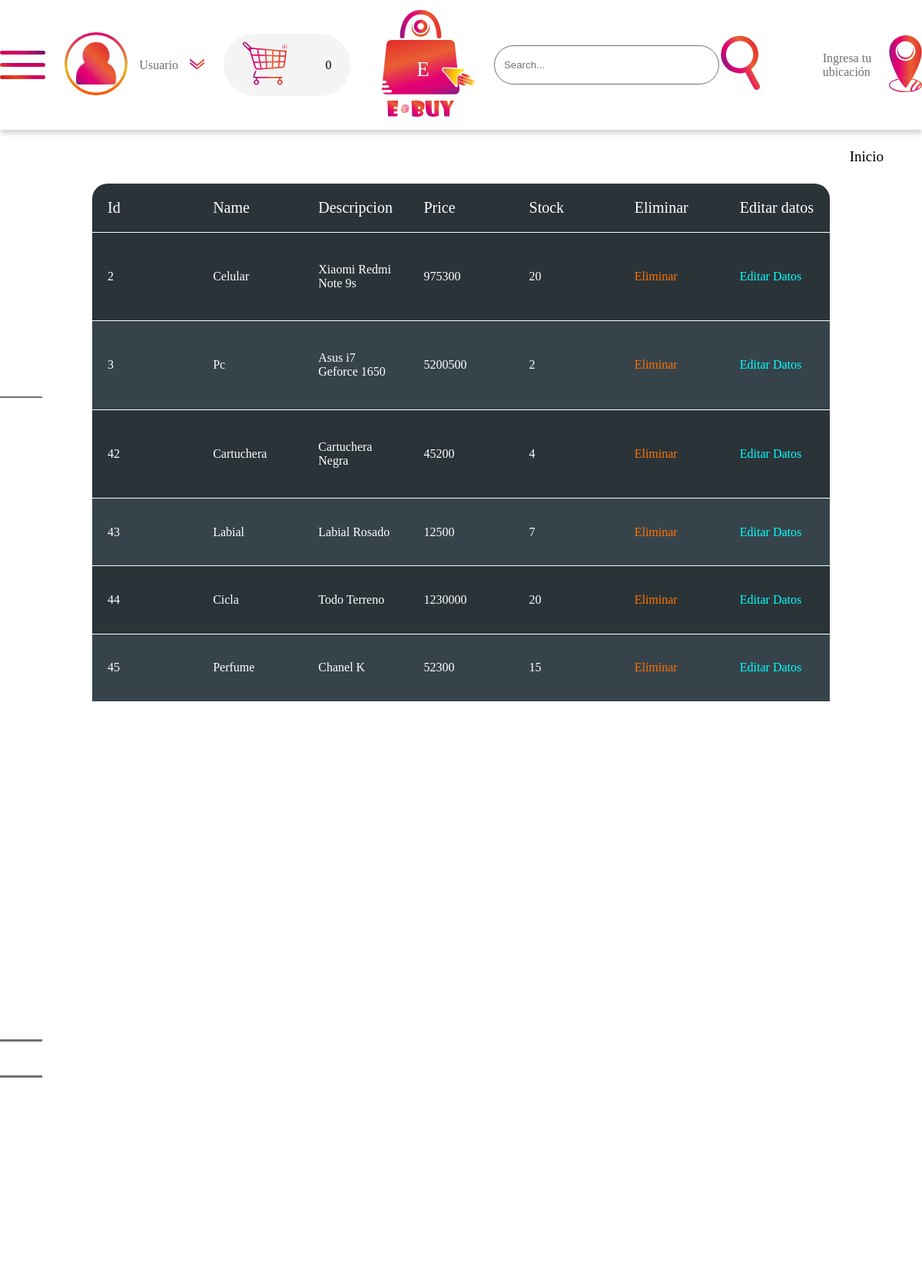
The app's page /db with its own data.
### tables this page shows
CREATE TABLE Producto (Id INTEGER PRIMARY KEY AUTOINCREMENT, name TIME NOT NULL, Descripcion TEXT NOT NULL, Price INTEGER, Stock INTEGER);

### app.py (the view)
@app.route('/db', methods=('GET', 'POST'))
def base():
    db = get_db()
    cur = db.cursor()
    cur.execute('SELECT * FROM  Producto')
    data = cur.fetchall()
    print(data)
    return render_template( 'db.html', datoss = data) #Se pasa un parametro para ver los datos

### app.py (called while the page is built)
@app.before_request
def logged():
    user_id = session.get( 'user_id')
    if user_id is None:
        g.user = None
    else:
        g.user = get_db().execute('SELECT * FROM usuario WHERE id=?', (user_id,)).fetchone()

### db.py (called while the page is built)
def get_db():
    try:
        if 'db' not in g:
            g.db = sqlite3.connect('data.db')          #Conexion a la base de datos
            g.db.row_factory = sqlite3.Row  #Debuelve las filas que estan en tuplas permite acceder a las columnas llamdas por el nombre
        return g.db
    except Error:
        print(Error)

### templates/db.html (shortened to what this page needs)
{% extends "header.html" %}
{% block content %}
<div class="hinicio">
    <a href="/Administrador">Inicio</a>
</div>
        <div class="datab">
                <table>
                    <thead>
                        <tr>
                            <th>Id</th>
                            <th>Name</th>
                            <th>Descripcion</th>
                            <th>Price</th>
                            <th>Stock</th>
                            <th>Eliminar</th>
                            <th>Editar datos</th>
                        </tr>
                    </thead>
                    <tbody>
                    {% for n in datoss %}
                    <tr>
                        <td>{{n.0}}</td>
                        <td>{{n.1}}</td>
                        <td>{{n.2}}</td>
                        <td>{{n.3}}</td>
                        <td>{{n.4}}</td>
                        <td>
                            <a class="eliminar" href="/Delete/{{n.0}}">Eliminar</a>
                        </td>
                        <td class="modifcenter">
                            <a class="modif" href="/edit/{{n.0}}">Editar Datos</a>
                        </td>
                    </tr>
                    {% endfor %}
                    </tbody>
                </table>
        </div>
{% endblock %}

### templates/header.html (shortened to what this page needs)
<!DOCTYPE html>
<html lang="en">
<head>
    <link rel="stylesheet" href="{{ url_for('static', filename='css/stylesAnadir.css') }}">
    <link rel="stylesheet" href="{{ url_for('static', filename='css/principal.css') }}">
</head>
<body>
<header>
    <div class="container">
        <nav>
            <img src="{{ url_for('static', filename='Img/Menu.svg') }}" alt="" class="m">
            <nav class="menu-navegacion">
                            <section class="contenedorA">
                                <section class="ladoB">
                                    <hr/>
                                </section>
                            </section>
                            <section class="contenedorB">
                                <section class="deseos">
                                   <div class="lineas">
                                    </div>
                                </section>
                            </section>
            </nav>
            <div class="usuario">
                <a href="#"><img src=" {{ url_for('static', filename='Img/foto.svg') }}" alt="" class="u"></a>
                <a class="par" href="#">Usuario</a>
                <a href="#"><img src=" {{ url_for('static', filename='Img/arrow.svg') }}" alt="" ></a>
            </div>
            <div class="cart">
                <a href="#"><img src="{{ url_for('static', filename='Img/cart_1.svg') }}" alt="" class="c"></a>
                <p>0</p>
            </div>
            <a href="#"><img src="{{ url_for('static', filename='Img/LogoR.svg') }}" alt="" class="l"></a>
            <div class="buscar">
                <input class="in" type="text" placeholder="Search..." id="se">
                <a href="#"><img src="{{ url_for('static', filename='Img/Search.svg') }}" alt="" class="s"></a>
            </div>
            <div class="location">
                <a href="#" class="ok">Ingresa tu ubicación</a>
                <a href="#"><img src="{{ url_for('static', filename='Img/Location.svg') }}" alt="" class="lo"></a>
            </div>
        </nav>
    </div>
</header>
<main>
    {% block content %}
    {% endblock %}
</main>
</body>
</html>

### static/css/stylesAnadir.css (style rules this page uses)
* { padding: 0; margin: 0; box-sizing: border-box; }
body { background: #f2f2f2; }
header { background: white; height: 169px; box-shadow: 0px 5px 6px #00000029; position: relative; z-index: 2; }
.container { width: 100%; max-width: 1670px; height: 169px; margin: 0 auto; display: flex; align-items: center; }
.container nav { display: flex; justify-content: space-between; align-items: center; }
.cart { width: 165px; height: 81px; background: #70707014 0% 0% no-repeat padding-box; border-radius: 44px; opacity: 1; display: flex; justify-content: space-around; align-items: center; }
nav { width: 100%; max-width: 1670px; }
nav a { text-decoration: none; font: normal normal normal 22px/30px; color: var(--unnamed-color-707070); color: #707070; }
nav div { display: inline-block }
.usuario { display: flex; justify-content: center; align-items: center; }
.usuario .par { margin: 0 15px; }
.location { display: flex; justify-content: end; align-items: center; }
.location .ok { width: 50%; }
.m { width: 59px; height: 37px; cursor: pointer; }
.u { width: 82px; height: 82px; }
.c { width: 58px; height: 57px; }
.l { width: 136px; height: 139px; }
.buscar { display: flex; justify-content: center; align-items: center; }
.in { width: 293px; height: 51px; border: 1px solid #707070; border-radius: 26px; opacity: 1; padding: 12px 12px 12px; outline: none; }
.s { width: 66px; height: 76px; transform: matrix(0.88, -0.47, 0.47, 0.88, 0, 0); }
.lo { width: 43px; height: 74px; }
.container .menu-navegacion { position: fixed; top: 0; left: 0; width: 50%; max-width: 995px; height: 100%; background: #fff; transition: transform .3s ease-in-out; transform: translate(-110%); box-shadow: 0 0 6px rgba(0, 0, 0, 0.5); display: flex; flex-direction: column; align-items: start; justify-content: space-evenly; opacity: 1; z-index: 5; }
.container .menu-navegacion hr { width: 330px; border: 1px solid #707070; }
.ladoB { width: 370px; display: flex; flex-direction: column; align-items: flex-start; }
.contenedorA { height: 700px; display: flex; margin: 0 15px; }
.deseos { width: 300px; height: 69px; display: flex; flex-direction: column; align-items: flex-start; justify-content: space-evenly; }
.contenedorB { margin: 0 15px; display: flex; }
.lineas { display: flex; width: 330px; border-top: 3px solid #707070; border-bottom: 3px solid #707070; height: 50px; }
main { width: 100%; max-width: 1670px; height: 1500px; background-color: #fff; margin: 0 auto; }
.datab { width: 100%; height: 45%; display: flex; justify-content: center; align-items: center; }
table { border-radius: 20px; color: #fff; background: #2a3338; height: 100%; table-layout: fixed; width: 80%; border-collapse: collapse; }
thead { font-size: 20px; }
thead th { text-align: left; font-weight: lighter; }
th, td { padding: 20px; border-bottom: solid 1px #fff; }
tbody tr:nth-child(even) { background: #36434b; }
td a { text-decoration: none; }
td .eliminar { color: #ff7300; }
td .modif { color: cyan; }

### static/css/principal.css (style rules this page uses)
.hinicio { display: flex; justify-content: right; align-items: center; width: 100%; height: 70px; padding-right: 50px; }
.hinicio a { text-decoration: none; color: black; font-size: 19px; }

### records on screen
Producto: Id "2", name "Celular", Descripcion "Xiaomi Redmi Note 9s", Price "975300", Stock "20"
Producto: Id "3", name "Pc", Descripcion "Asus i7 Geforce 1650", Price "5200500", Stock "2"
Producto: Id "42", name "Cartuchera", Descripcion "Cartuchera Negra", Price "45200", Stock "4"
Producto: Id "43", name "Labial", Descripcion "Labial Rosado", Price "12500", Stock "7"
Producto: Id "44", name "Cicla", Descripcion "Todo Terreno", Price "1230000", Stock "20"
Producto: Id "45", name "Perfume", Descripcion "Chanel K", Price "52300", Stock "15"
